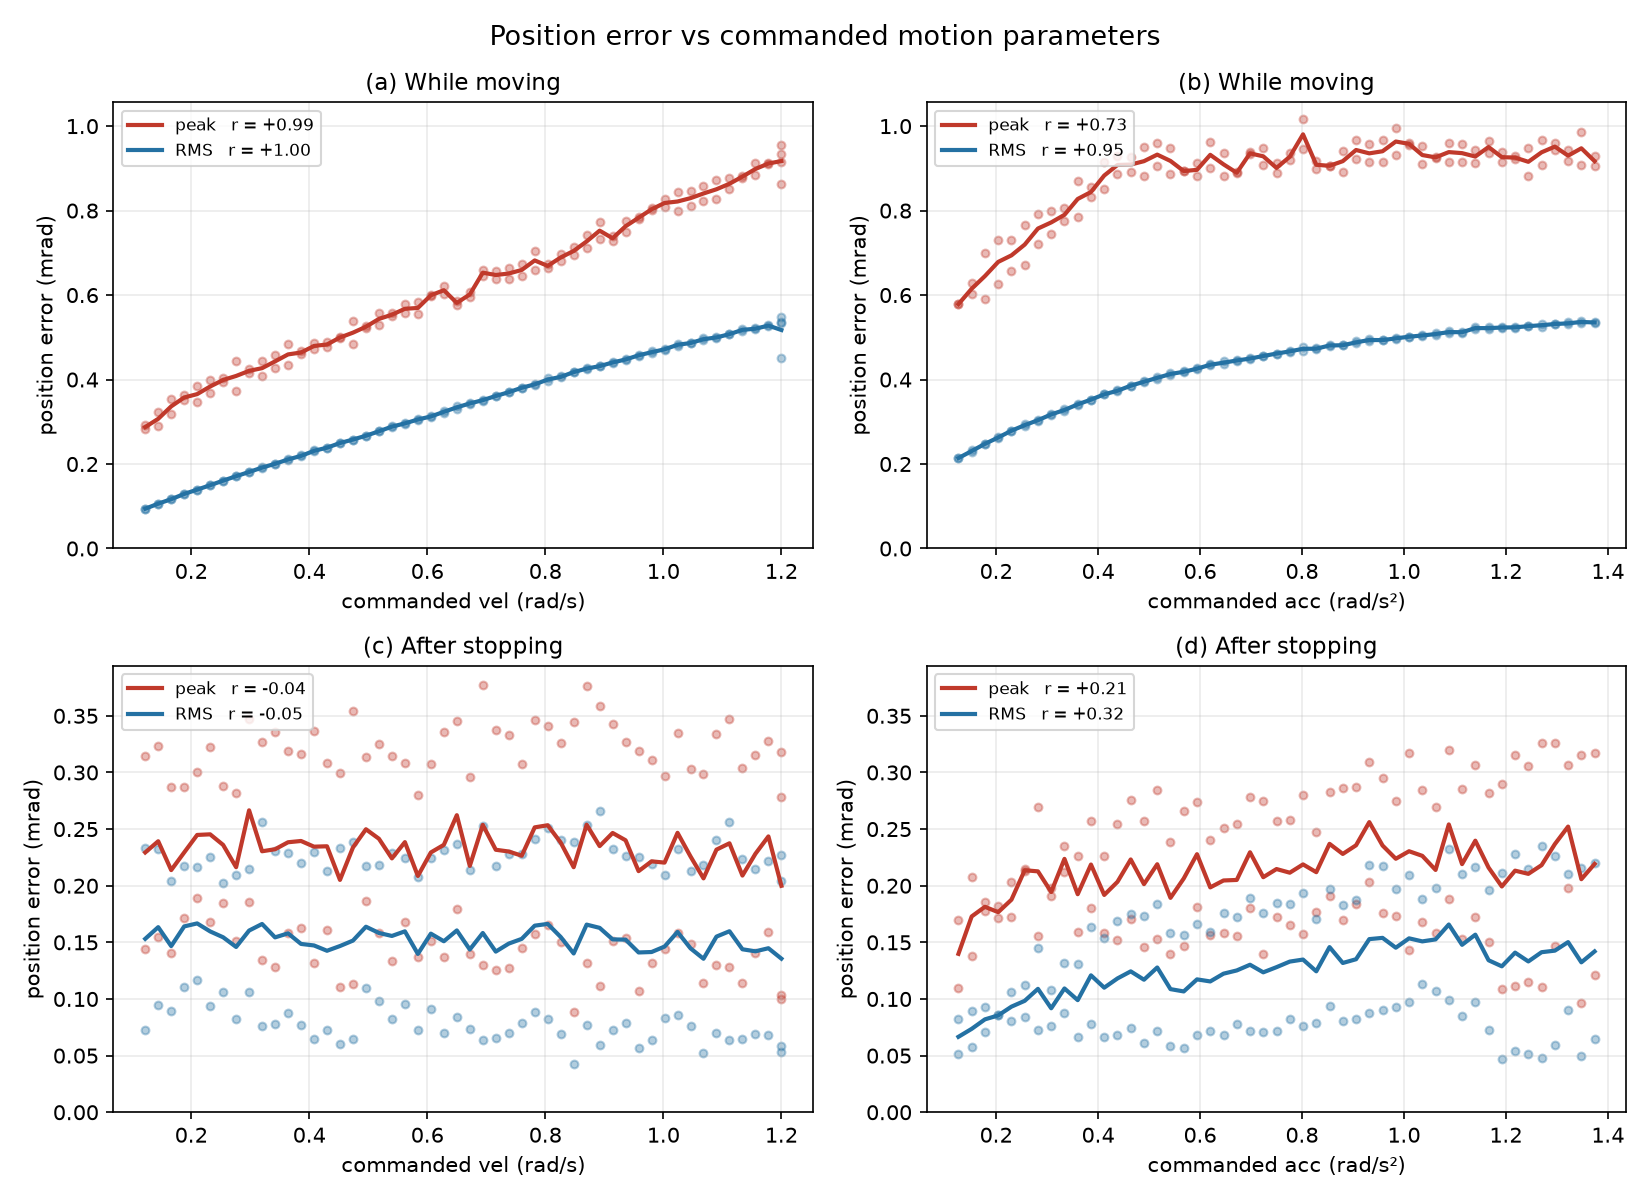

The script that saved this image:
"""Bronze: peak and RMS position error vs commanded vel/acc, from one sweep run.

The recording (data/test100.csv) sweeps one parameter at a time on the shoulder:

    phase 1   acc fixed 1.4,  vel 1.2 -> 0.12
    phase 2   vel fixed 1.2,  acc 1.4 -> 0.13

so each panel varies exactly one thing. Every move is split by common.segments
into a motion window [i0, i1] (the arm travelling) and a settle window [i1, i2]
(the arm stopped, ringing down), and the position error

    err = actual_q - target_q

is reduced to a peak and an RMS over each window. The settle error has its
steady-state offset removed first, so it measures the ring and not a constant
bias.

The ring is measured over the first ``RING_FRAC`` of the settle window, not all
of it. The oscillation decays within roughly the first quarter (RMS drops 2-10x
from the first quarter to the last, which sits at the noise floor), so averaging
over the whole window mostly averages silence and buries the signal: measured
over the full window the ring-vs-acceleration correlation reads +0.15, over the
first quarter +0.33, over the first eighth +0.55. The motion window is used
whole, since the arm is moving throughout it.

    python bronze_error.py --csv test100.csv --out bronze_error.png
"""
from __future__ import annotations

import argparse

import numpy as np
import pandas as pd
import matplotlib
matplotlib.use("Agg")
import matplotlib.pyplot as plt

from analysis import Recording
from common import segments
from utils import get_block

MRAD = 1e3          # rad -> mrad, so the numbers read in whole units
TAIL = 20           # rows at the end of a settle window taken as steady state
MIN_ROWS = 20       # skip a window too short to summarise
RING_FRAC = 0.25    # fraction of the settle window the ring is measured over
MIN_RING = 8        # never shrink the ring window below this many rows


def collect(csv: str) -> pd.DataFrame:
    """One row per (move, window): its commanded vel/acc and error summary."""
    rec = Recording(csv)
    err = (get_block(rec.df, "actual_q") - get_block(rec.df, "target_q")) * MRAD
    rows = []
    for s in segments(rec):
        if s.vel is None:
            continue                                  # no registers: nothing to plot against
        for win, lo, hi in (("motion", s.i0, s.i1), ("settle", s.i1, s.i2)):
            e = err[lo:hi, s.joint]
            if len(e) < MIN_ROWS:
                continue
            if win == "settle":
                e = e - e[-TAIL:].mean()              # ring only, not a constant offset
                e = e[:max(int(len(e) * RING_FRAC), MIN_RING)]   # where the ring still is
            rows.append(dict(win=win, vel=s.vel, acc=s.acc, joint=s.joint,
                             peak=float(np.abs(e).max()),
                             rms=float(np.sqrt((e ** 2).mean()))))
    return pd.DataFrame(rows)


def _panel(ax, d, x, win, title, xlabel):
    """Scatter peak and RMS against ``x``, with a mean-per-setting line."""
    sub = d[d.win == win]
    for col, colour, label in (("peak", "#C0392B", "peak"), ("rms", "#2471A3", "RMS")):
        ax.scatter(sub[x], sub[col], s=14, alpha=0.35, color=colour)
        m = sub.groupby(x)[col].mean().sort_index()
        r = sub[x].corr(sub[col])
        ax.plot(m.index, m.values, color=colour, lw=2,
                label=f"{label}   r = {r:+.2f}")
    ax.set_title(title, fontsize=11)
    ax.set_xlabel(xlabel)
    ax.set_ylabel("position error (mrad)")
    ax.grid(alpha=0.25)
    ax.legend(fontsize=8, loc="upper left")


def main(csv: str, out: str):
    d = collect(csv)
    acc_hi = d.acc.max()
    p1 = d[np.isclose(d.acc, acc_hi)]            # acc fixed, vel swept
    p2 = d[~np.isclose(d.acc, acc_hi)]           # vel fixed, acc swept

    fig, ax = plt.subplots(2, 2, figsize=(11, 8))
    _panel(ax[0, 0], p1, "vel", "motion",
           "(a) While moving", "commanded vel (rad/s)")
    _panel(ax[0, 1], p2, "acc", "motion",
           "(b) While moving", "commanded acc (rad/s²)")
    _panel(ax[1, 0], p1, "vel", "settle",
           "(c) After stopping", "commanded vel (rad/s)")
    _panel(ax[1, 1], p2, "acc", "settle",
           "(d) After stopping", "commanded acc (rad/s²)")

    # Same y-range on each row, so the motion/settle contrast is visible at a glance.
    for row in (0, 1):
        hi = max(ax[row, c].get_ylim()[1] for c in (0, 1))
        for c in (0, 1):
            ax[row, c].set_ylim(0, hi)

    fig.suptitle("Position error vs commanded motion parameters", fontsize=13)
    fig.tight_layout()
    fig.savefig(out, dpi=150)
    print(f"saved {out}")

    print(f"\n{'window':8s} {'n':>4s} {'peak (mrad)':>16s} {'rms (mrad)':>16s}")
    for win in ("motion", "settle"):
        s = d[d.win == win]
        print(f"{win:8s} {len(s):4d} {s.peak.mean():9.4f} +-{s.peak.std():5.4f} "
              f"{s.rms.mean():9.4f} +-{s.rms.std():5.4f}")
    print("\ncorrelation of error with the swept parameter:")
    for lbl, sub, x in (("vel (acc fixed)", p1, "vel"), ("acc (vel fixed)", p2, "acc")):
        for win in ("motion", "settle"):
            w = sub[sub.win == win]
            print(f"  {lbl:16s} {win:7s}  peak r={w[x].corr(w.peak):+.3f}   "
                  f"rms r={w[x].corr(w.rms):+.3f}")


if __name__ == "__main__":
    ap = argparse.ArgumentParser(description=__doc__.splitlines()[0])
    ap.add_argument("--csv", default="test100.csv", help="sweep recording")
    ap.add_argument("--out", default="bronze_error.png", help="output image")
    a = ap.parse_args()
    main(a.csv, a.out)
